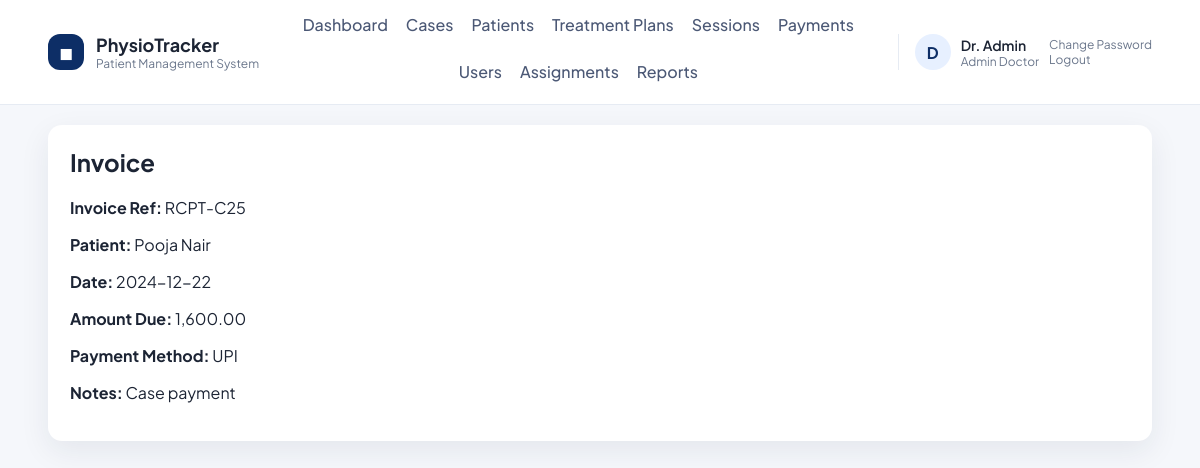
The page /invoice.php?id=25 (signed in) on the database its author committed.
### tables this page shows
CREATE TABLE users (
    id INT AUTO_INCREMENT PRIMARY KEY,
    role ENUM('admin_doctor','sub_doctor','receptionist','patient') NOT NULL,
    name VARCHAR(120) NOT NULL,
    email VARCHAR(180) NOT NULL UNIQUE,
    password_hash VARCHAR(255) NOT NULL,
    security_question VARCHAR(255) NOT NULL,
    security_answer_hash VARCHAR(255) NOT NULL,
    active TINYINT(1) NOT NULL DEFAULT 1,
    can_view_reports TINYINT(1) NOT NULL DEFAULT 1,
    created_at TIMESTAMP DEFAULT CURRENT_TIMESTAMP
);

CREATE TABLE payments (
    id INT AUTO_INCREMENT PRIMARY KEY,
    patient_id INT NOT NULL,
    case_id INT NULL,
    amount DECIMAL(10,2) NOT NULL,
    payment_date DATE NOT NULL,
    method VARCHAR(50),
    notes TEXT,
    receipt_no VARCHAR(50),
    created_by INT NULL,
    created_at TIMESTAMP DEFAULT CURRENT_TIMESTAMP,
    FOREIGN KEY (patient_id) REFERENCES patients(id) ON DELETE CASCADE,
    FOREIGN KEY (case_id) REFERENCES patient_cases(id) ON DELETE SET NULL
);

CREATE TABLE patients (
    id INT AUTO_INCREMENT PRIMARY KEY,
    user_id INT NULL,
    first_name VARCHAR(80) NOT NULL,
    last_name VARCHAR(80) NOT NULL,
    age INT NULL,
    gender VARCHAR(20),
    dob DATE NULL,
    occupation VARCHAR(120),
    assessment_date DATE NULL,
    dominance VARCHAR(50),
    condition_duration VARCHAR(100),
    phone VARCHAR(40),
    address VARCHAR(255),
    emergency_contact VARCHAR(120),
    chief_complain TEXT,
    history_present_illness TEXT,
    past_medical_history TEXT,
    surgical_history TEXT,
    palpation_tenderness TEXT,
    palpation_oedema VARCHAR(50),
    palpation_warmth TEXT,
    palpation_crepitus ENUM('yes','no') NULL,
    examination_rom TEXT,
    muscle_power TEXT,
    muscle_bulk TEXT,
    pain_type TEXT,
    pain_site TEXT,
    pain_nature TEXT,
    pain_aggravating_factor TEXT,
    pain_relieving_factor TEXT,
    pain_measurement TINYINT NULL,
    gait_assessment TEXT,
    diagnosis TEXT,
    treatment_goals TEXT,
    created_by INT NULL,
    created_at TIMESTAMP DEFAULT CURRENT_TIMESTAMP,
    FOREIGN KEY (user_id) REFERENCES users(id) ON DELETE SET NULL
);

### db.php (called while the page is built, shortened)
<?php
function db(): PDO
{
    static $pdo = null;
    if ($pdo === null) {
        $dsn = 'mysql:host=' . DB_HOST . ';dbname=' . DB_NAME . ';charset=utf8mb4';
        $pdo = new PDO($dsn, DB_USER, DB_PASS, [
            PDO::ATTR_ERRMODE => PDO::ERRMODE_EXCEPTION,
            PDO::ATTR_DEFAULT_FETCH_MODE => PDO::FETCH_ASSOC,
        ]);
    }
    return $pdo;
}

### auth.php (called while the page is built, shortened)
<?php
require_once __DIR__ . '/db.php';
require_once __DIR__ . '/helpers.php';
function current_user(): ?array
{
    $stmt = db()->prepare('SELECT * FROM users WHERE id = ?');
    $stmt->execute([$_SESSION['user_id']]);
    $user = $stmt->fetch();
    return $user ?: null;
}

### helpers.php (called while the page is built, shortened)
<?php
require_once __DIR__ . '/db.php';
function e(string $value): string
{
    return htmlspecialchars($value, ENT_QUOTES, 'UTF-8');
}
function format_money($amount): string
{
    return number_format((float) $amount, 2);
}

### invoice.php (the view, shortened to what this page needs)
<?php
require_once __DIR__ . '/auth.php';
require_once __DIR__ . '/helpers.php';
$id = (int) ($_GET['id'] ?? 0);
$stmt = db()->prepare('
    SELECT pay.*, p.first_name, p.last_name
    FROM payments pay
    JOIN patients p ON p.id = pay.patient_id
    WHERE pay.id = ?
');
$stmt->execute([$id]);
$payment = $stmt->fetch();
require __DIR__ . '/layout/header.php';
?>
<h2>Invoice</h2>
<?php if (!$payment): ?>
    <p>Invoice not found.</p>
<?php else: ?>
    <p><strong>Invoice Ref:</strong> <?php echo e($payment['receipt_no']); ?></p>
    <p><strong>Patient:</strong> <?php echo e($payment['first_name'] . ' ' . $payment['last_name']); ?></p>
    <p><strong>Date:</strong> <?php echo e($payment['payment_date']); ?></p>
    <p><strong>Amount Due:</strong> <?php echo format_money($payment['amount']); ?></p>
    <p><strong>Payment Method:</strong> <?php echo e($payment['method']); ?></p>
    <p><strong>Notes:</strong> <?php echo e($payment['notes']); ?></p>
<?php endif; ?>
<?php require __DIR__ . '/layout/footer.php'; ?>

### layout/header.php (shortened to what this page needs)
<?php
require_once __DIR__ . '/../auth.php';
require_once __DIR__ . '/../helpers.php';
$user = current_user();
$role = $user['role'] ?? '';
$menu = [];
if ($user) {
    if ($role === 'admin_doctor') {
        $menu = [
            'Dashboard' => 'admin/dashboard.php',
            'Cases' => 'admin/cases.php',
            'Patients' => 'admin/patients.php',
            'Treatment Plans' => 'admin/treatment_plans.php',
            'Sessions' => 'admin/sessions.php',
            'Payments' => 'admin/payments.php',
            'Users' => 'admin/users.php',
            'Assignments' => 'admin/assignments.php',
        ];
        if ((int) $user['can_view_reports'] === 1) {
            $menu['Reports'] = 'admin/reports.php';
        }
    } elseif ($role === 'sub_doctor') {
        $menu = [
            'Dashboard' => 'subdoctor/dashboard.php',
            'Assigned Patients' => 'subdoctor/patients.php',
            'Session Notes' => 'subdoctor/sessions.php',
        ];
    } elseif ($role === 'receptionist') {
        $menu = [
            'Dashboard' => 'receptionist/dashboard.php',
            'Register Patients' => 'receptionist/patients.php',
            'Payments' => 'receptionist/payments.php',
        ];
    }
}
?>
<!doctype html>
<html>
<head>
    <?php $cssVersion = @filemtime(__DIR__ . '/../assets/style.css') ?: time(); ?>
    <link rel="stylesheet" href="<?php echo BASE_URL; ?>assets/style.css?v=<?php echo $cssVersion; ?>">
</head>
<body>
<header class="site-header">
    <div class="header-inner">
        <div class="brand">
            <div class="brand-mark">◼︎</div>
            <div>
                <div class="brand-title">PhysioTracker</div>
                <div class="brand-subtitle">Patient Management System</div>
            </div>
        </div>
        <nav class="main-nav">
            <?php if ($user): ?>
                <?php foreach ($menu as $label => $path): ?>
                    <a href="<?php echo BASE_URL . $path; ?>"><?php echo e($label); ?></a>
                <?php endforeach; ?>
            <?php else: ?>
                <a href="<?php echo BASE_URL; ?>login.php">Login</a>
            <?php endif; ?>
        </nav>
        <?php if ($user): ?>
            <div class="user-chip">
                <div class="user-avatar"><?php echo e(strtoupper(substr($user['name'], 0, 1))); ?></div>
                <div>
                    <div class="user-name"><?php echo e($user['name']); ?></div>
                    <div class="user-role"><?php echo e(str_replace('_', ' ', $role)); ?></div>
                </div>
                <div class="user-actions">
                    <a href="<?php echo BASE_URL; ?>change_password.php">Change Password</a>
                    <a href="<?php echo BASE_URL; ?>logout.php">Logout</a>
                </div>
            </div>
        <?php endif; ?>
    </div>
</header>
<main class="page">
    <div class="container">

### assets/style.css (style rules this page uses)
:root { --bg: #f5f7fb; --card: #ffffff; --text: #1c2434; --muted: #6b778c; --primary: #0d2e66; --primary-100: #e7f0ff; --border: #e6ebf3; --shadow: 0 10px 30px rgba(23, 36, 58, 0.08); --radius: 14px; }
* { box-sizing: border-box; }
body { font-family: "Plus Jakarta Sans", "Manrope", "Inter", Arial, sans-serif; margin: 0; background: var(--bg); color: var(--text); }
a { color: inherit; }
.site-header { background: #ffffff; border-bottom: 1px solid var(--border); position: sticky; top: 0; z-index: 20; }
.header-inner { width: 92%; max-width: 1280px; margin: 0 auto; display: flex; align-items: center; justify-content: space-between; gap: 18px; padding: 14px 0; flex-wrap: wrap; }
.brand { display: flex; align-items: center; gap: 12px; }
.brand-mark { background: var(--primary); color: #fff; width: 36px; height: 36px; display: grid; place-items: center; border-radius: 12px; font-weight: 700; }
.brand-title { font-weight: 700; font-size: 18px; }
.brand-subtitle { font-size: 12px; color: var(--muted); }
.main-nav { display: flex; gap: 18px; flex-wrap: wrap; justify-content: center; flex: 1; }
.main-nav a { text-decoration: none; font-weight: 500; color: #4b5875; padding-bottom: 6px; border-bottom: 2px solid transparent; }
.user-chip { display: flex; align-items: center; gap: 10px; border-left: 1px solid var(--border); padding-left: 16px; }
.user-avatar { width: 36px; height: 36px; border-radius: 50%; background: var(--primary-100); display: grid; place-items: center; font-weight: 700; color: var(--primary); }
.user-name { font-weight: 600; font-size: 14px; }
.user-role { font-size: 12px; color: var(--muted); text-transform: capitalize; }
.user-actions a { display: block; font-size: 12px; color: var(--muted); text-decoration: none; }
.page { padding: 20px 0 40px; }
.container { width: 92%; max-width: 1280px; margin: 0 auto; background: var(--card); padding: 22px; border-radius: var(--radius); box-shadow: var(--shadow); }
h2 { margin-top: 0; color: var(--text); font-weight: 700; }

### rows shown on the page
users: name "D", name "Dr. Admin", role "Admin Doctor"
payments: receipt_no "RCPT-C25", patient.last_name "Pooja Nair", payment_date "2024-12-22", amount "1,600.00", method "UPI", notes "Case payment"

### other values the page prints
$label "Dashboard"
$label "Cases"
$label "Patients"
$label "Treatment Plans"
$label "Sessions"
$label "Payments"
$label "Users"
$label "Assignments"
$label "Reports"
